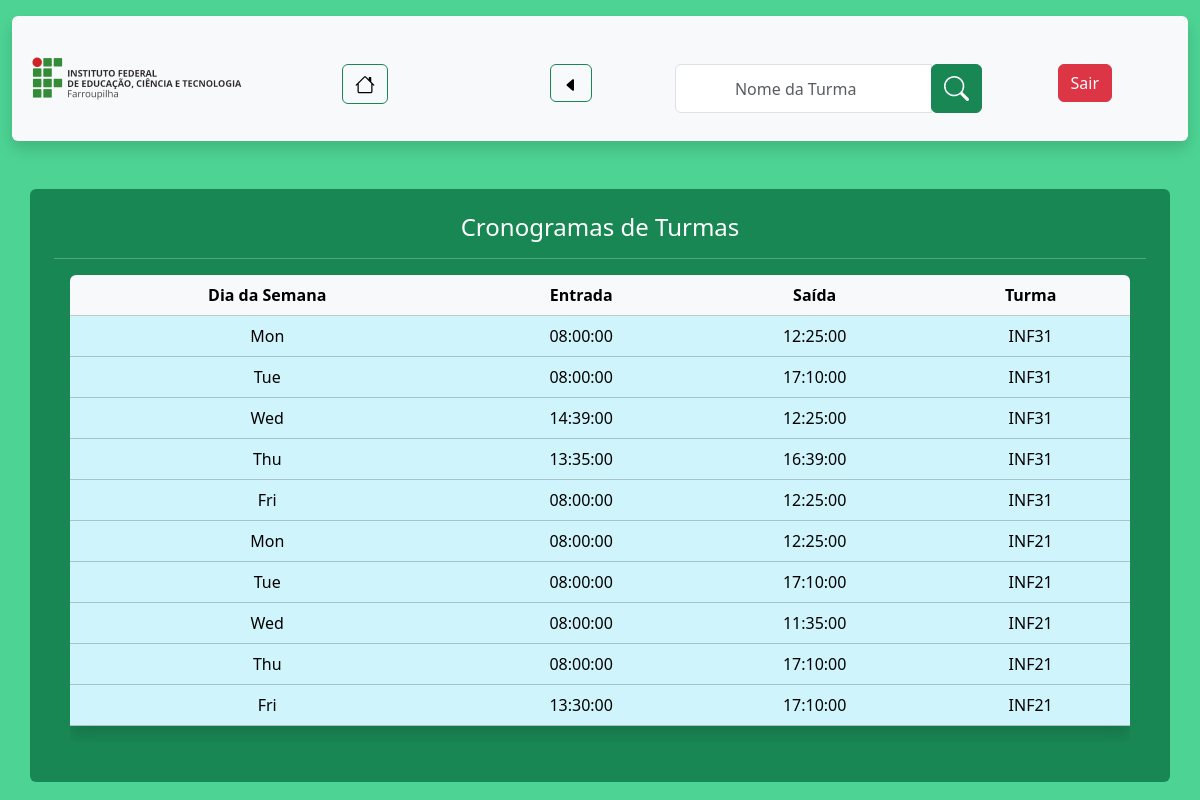
/Operador/visualizar_cronograma.php (signed in), run on the app's committed database.
### tables this page shows
CREATE TABLE IF NOT EXISTS `cronograma` (
  `ID_cronos` int NOT NULL AUTO_INCREMENT,
  `dia_semana` char(3) NOT NULL,
  `hr_entrada` time NOT NULL,
  `hr_saida` time NOT NULL,
  `ID_turma` int NOT NULL,
  PRIMARY KEY (`ID_cronos`),
  KEY `ID_turma` (`ID_turma`) USING BTREE
);

CREATE TABLE IF NOT EXISTS `turma` (
  `ID_turma` int NOT NULL AUTO_INCREMENT,
  `nome_turma` char(6) NOT NULL,
  PRIMARY KEY (`ID_turma`)
);

### Operador/visualizar_cronograma.php (the view, shortened to what this page needs)
<?php
include("../config.php");
?>
<!DOCTYPE html>
<html lang="pt-BR">
<HEAD>
    <link href="https://cdn.jsdelivr.net/npm/bootstrap@5.3.1/dist/css/bootstrap.min.css" rel="stylesheet">
</HEAD>
<BODY class="container-xxl" style="background-color: #4dd494 ;">
    <nav class="rounded shadow bg-light mt-3">
        <ul class="nav nav-pills nav-justified">
            <li class="nav-item"><img src="../logo.png" style="width:250px;" alt="logo"></img></li>
            <li class="nav-item mt-5"><button type="button" class="btn btn-outline-success"><a href="../operador.php" class="text-decoration-none text-black" aria-current="page">
            </a></button></li>
            <li class="nav-item mt-5"><button type="button" class="btn btn-outline-success"><a href="./visualizar_cronograma.php" class="text-decoration-none text-black" aria-current="page">
				<svg xmlns="http://www.w3.org/2000/svg" width="16" height="16" fill="currentColor" class="bi bi-caret-left-fill" viewBox="0 0 16 16"><path d="m3.86 8.753 5.482 4.796c.646.566 1.658.106 1.658-.753V3.204a1 1 0 0 0-1.659-.753l-5.48 4.796a1 1 0 0 0 0 1.506z"/>
				</svg></a></button>
			</li>
            <form method="GET" action="" class="form-inline">
				<div class="input-group mt-5 mx-auto">
					<input class="form-control text-center" name="filtro" type="search" aria-label="Search" placeholder="Nome da Turma">
					<div class="input-group-append">
						<button type="submit" class="btn btn-success">
						</button>
					</div>
				</div>
			</form>
            <li class="nav-item mt-5"><button type="button" class="btn btn-danger"><a href="../Login/sair.php" class="text-decoration-none text-light">Sair</a></button></li>
        </ul>
    </nav>
    <div class="container-sm mt-5 rounded p-4 text-bg-success text-center">
    <?php
    if (isset($_GET['filtro']) && !empty($_GET['filtro'])) {
    print "<h4> Resultado da Busca</h4>";
    print "<hr>";
    $filtro = $_GET['filtro'];
    $sql = "SELECT * FROM cronograma AS cronos INNER JOIN turma AS tur
    ON cronos.ID_turma = tur.ID_turma
    WHERE tur.nome_turma LIKE '%$filtro%'
    ORDER BY ID_cronos ASC";
    $result = $connect->query($sql);
    $qtLinhas = $result->num_rows;
        if ($qtLinhas > 0) {
            print "<div class='rounded table-responsive text-center m-3'>";
            print "<table class='table table-striped table-info table-hover shadow'>";
            print "<thead class='table-light'>";
            print "<tr>";
            print "<th> Dia da Semana</td>";
            print "<th> Entrada </th>";
            print "<th> Saída </th>";
            print "<th> Turma </td>";
            print "</tr>";
            print "</thead>";
            while ($row = $result->fetch_object()) {
                print "<tbody>";
                print "<tr>";
                print "<td>" . $row->dia_semana . "</td>";
                print "<td>" . $row->hr_entrada . "</td>";
                print "<td>" . $row->hr_saida . "</td>";
                print "<td>" . $row->nome_turma . "</td>";
                print "</tr>";
                print "</tbody>";
            }
            print "</table>";
            print "</div>";
        } else {
            print "<p class='alert alert-danger'>Não Foram Encontrados Resultados!</p>";
        }
    } else {
    print "<h4>Cronogramas de Turmas</h4>";
    print "<hr>";
    $sql = "SELECT * FROM cronograma AS cronos INNER JOIN turma AS tur
    ON cronos.ID_turma = tur.ID_turma ORDER BY ID_cronos ASC";
    $result = $connect->query($sql);
    $qtLinhas = $result->num_rows;
        if ($qtLinhas > 0) {
            print "<div class='rounded table-responsive text-center m-3'>";
            print "<table class='table table-info table-hover shadow'>";
            print "<thead class='table-light'>";
            print "<tr>";
            print "<th> Dia da Semana</td>";
            print "<th> Entrada </th>";
            print "<th> Saída </th>";
            print "<th> Turma </td>";
            print "</tr>";
            print "</thead>";
            while ($row = $result->fetch_object()) {
                print "<tbody>";
                print "<tr>";
                print "<td>" . $row->dia_semana . "</td>";
                print "<td>" . $row->hr_entrada . "</td>";
                print "<td>" . $row->hr_saida . "</td>";
                print "<td>" . $row->nome_turma . "</td>";
                print "</tr>";
                print "</tbody>";
            }
            print "</table>";
            print "</div>";
        } else {
            print "<p class='alert alert-danger'>Não Foram Encontrados Resultados!</p>";
        }
    }
    ?>
    </div>
</BODY>

### data on the page
cronograma: dia_semana "Mon", hr_entrada "08:00:00", hr_saida "12:25:00", ID_turma.nome_turma "INF31"
cronograma: dia_semana "Tue", hr_entrada "08:00:00", hr_saida "17:10:00", ID_turma.nome_turma "INF31"
cronograma: dia_semana "Wed", hr_entrada "14:39:00", hr_saida "12:25:00", ID_turma.nome_turma "INF31"
cronograma: dia_semana "Thu", hr_entrada "13:35:00", hr_saida "16:39:00", ID_turma.nome_turma "INF31"
cronograma: dia_semana "Fri", hr_entrada "08:00:00", hr_saida "12:25:00", ID_turma.nome_turma "INF31"
cronograma: dia_semana "Mon", hr_entrada "08:00:00", hr_saida "12:25:00", ID_turma.nome_turma "INF21"
cronograma: dia_semana "Tue", hr_entrada "08:00:00", hr_saida "17:10:00", ID_turma.nome_turma "INF21"
cronograma: dia_semana "Wed", hr_entrada "08:00:00", hr_saida "11:35:00", ID_turma.nome_turma "INF21"
cronograma: dia_semana "Thu", hr_entrada "08:00:00", hr_saida "17:10:00", ID_turma.nome_turma "INF21"
cronograma: dia_semana "Fri", hr_entrada "13:30:00", hr_saida "17:10:00", ID_turma.nome_turma "INF21"
